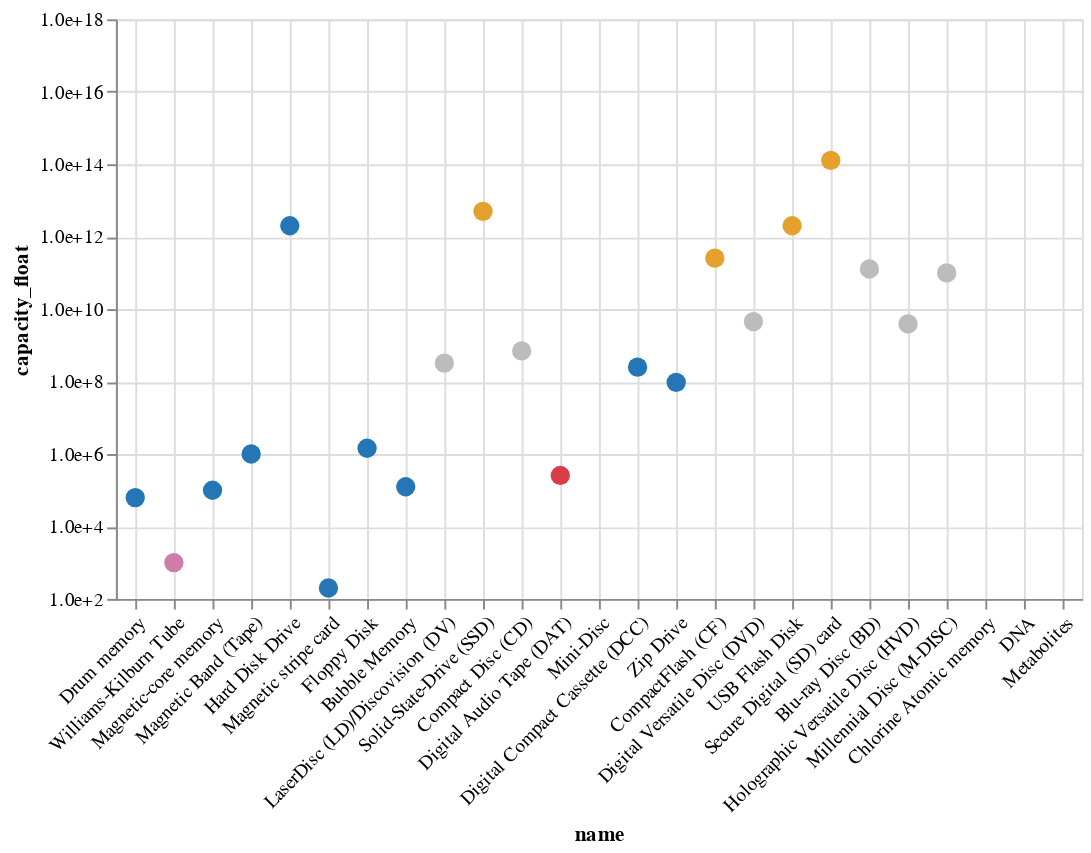

Source (notebook cell):
### Code cell
first_chart_capacity

### Figure 1 — Vega-Lite specification as saved in the notebook (floating-point values rounded to 4 significant figures)
{"config": {"view": {"continuousWidth": 400, "continuousHeight": 300}}, "data": {"name": "data-cd0292dc22a10a4b0a78a1daa22877c6"}, "mark": {"type": "circle", "opacity": 1, "size": 100}, "encoding": {"color": {"type": "nominal", "field": "type", "legend": null, "scale": {"domain": ["magnetic", "cathode ray tube", "optical", "electronic", "electro-mechanical"], "range": ["#2476B6", "#CD7DA9", "#BCBCBC", "#E6A02E", "#D73F47"]}}, "x": {"type": "nominal", "axis": {"grid": true, "labelAngle": -45}, "field": "name", "sort": null}, "y": {"type": "quantitative", "axis": {"format": ".1e"}, "field": "capacity_float", "scale": {"nice": true, "type": "log", "zero": true}}}, "$schema": "https://vega.github.io/schema/vega-lite/v4.8.1.json", "datasets": {"data-cd0292dc22a10a4b0a78a1daa22877c6": [{"year": "1932-01-01T00:00:00", "name": "Drum memory", "type": "magnetic", "usage": "1960s", "capacity": 62500, "lifespan": null, "access": 0.0, "capacity_float": 62500.0}, {"year": "1946-01-01T00:00:00", "name": "Williams-Kilburn Tube", "type": "cathode ray tube", "usage": "1955", "capacity": 1000, "lifespan": null, "access": 1.0, "capacity_float": 1000.0}, {"year": "1949-01-01T00:00:00", "name": "Magnetic-core memory", "type": "magnetic", "usage": "1970s", "capacity": 100000, "lifespan": null, "access": 1.0, "capacity_float": 100000.0}, {"year": "1952-01-01T00:00:00", "name": "Magnetic Band (Tape)", "type": "magnetic", "usage": "today", "capacity": 1000000, "lifespan": null, "access": 0.0, "capacity_float": 1000000.0}, {"year": "1956-01-01T00:00:00", "name": "Hard Disk Drive", "type": "magnetic", "usage": "today", "capacity": 2000000000000, "lifespan": null, "access": 1.0, "capacity_float": 2000000000000.0}, {"year": "1960-01-01T00:00:00", "name": "Magnetic stripe card", "type": "magnetic", "usage": null, "capacity": 200, "lifespan": "3", "access": 0.0, "capacity_float": 200.0}, {"year": "1969-01-01T00:00:00", "name": "Floppy Disk", "type": "magnetic", "usage": "1990s", "capacity": 1440000, "lifespan": "5--30", "access": 1.0, "capacity_float": 1440000.0}, {"year": "1970-01-01T00:00:00", "name": "Bubble Memory", "type": "magnetic", "usage": "1980s", "capacity": 125000, "lifespan": null, "access": 0.0, "capacity_float": 125000.0}, {"year": "1978-01-01T00:00:00", "name": "LaserDisc (LD)/Discovision (DV)", "type": "optical", "usage": "2001", "capacity": 324000000, "lifespan": null, "access": 1.0, "capacity_float": 324000000.0}, {"year": "1979-01-01T00:00:00", "name": "Solid-State-Drive (SSD)", "type": "electronic", "usage": "today", "capacity": 5000000000000, "lifespan": "~10", "access": 1.0, "capacity_float": 5000000000000.0}, {"year": "1981-01-01T00:00:00", "name": "Compact Disc (CD)", "type": "optical", "usage": "today", "capacity": 700000000, "lifespan": "25", "access": 1.0, "capacity_float": 700000000.0}, {"year": "1987-01-01T00:00:00", "name": "Digital Audio Tape (DAT)", "type": "electro-mechanical", "usage": "2005", "capacity": 256000, "lifespan": "30", "access": 0.0, "capacity_float": 256000.0}, {"year": "1991-01-01T00:00:00", "name": "Mini-Disc", "type": "magneto-optical", "usage": "2001", "capacity": 140000000, "lifespan": "30-40", "access": 1.0, "capacity_float": 140000000.0}, {"year": "1992-01-01T00:00:00", "name": "Digital Compact Cassette (DCC)", "type": "magnetic", "usage": "1996", "capacity": 250000000, "lifespan": "30", "access": 0.0, "capacity_float": 250000000.0}, {"year": "1994-01-01T00:00:00", "name": "Zip Drive", "type": "magnetic", "usage": "1990s", "capacity": 95370000, "lifespan": "5-10", "access": 1.0, "capacity_float": 95370000.0}, {"year": "1995-01-01T00:00:00", "name": "CompactFlash (CF)", "type": "electronic", "usage": "today", "capacity": 256000000000, "lifespan": "70-80", "access": 1.0, "capacity_float": 256000000000.0}, {"year": "1995-01-01T00:00:00", "name": "Digital Versatile Disc (DVD)", "type": "optical", "usage": "today", "capacity": 4500000000, "lifespan": "25", "access": 1.0, "capacity_float": 4500000000.0}, {"year": "2000-01-01T00:00:00", "name": "USB Flash Disk", "type": "electronic", "usage": "today", "capacity": 2000000000000, "lifespan": "10", "access": 1.0, "capacity_float": 2000000000000.0}, {"year": "2001-01-01T00:00:00", "name": "Secure Digital (SD) card", "type": "electronic", "usage": "today", "capacity": 128000000000000, "lifespan": "10", "access": 1.0, "capacity_float": 128000000000000.0}, {"year": "2002-01-01T00:00:00", "name": "Blu-ray Disc (BD)", "type": "optical", "usage": "2019", "capacity": 128000000000, "lifespan": "100-150", "access": 1.0, "capacity_float": 128000000000.0}, {"year": "2004-01-01T00:00:00", "name": "Holographic Versatile Disc (HVD)", "type": "optical", "usage": "today", "capacity": 3900000000, "lifespan": "3", "access": 1.0, "capacity_float": 3900000000.0}, {"year": "2009-01-01T00:00:00", "name": "Millennial Disc (M-DISC)", "type": "optical", "usage": "2016", "capacity": 100000000000, "lifespan": "1000", "access": 1.0, "capacity_float": 100000000000.0}, {"year": "2016-01-01T00:00:00", "name": "Chlorine Atomic memory", "type": "atomic", "usage": "today", "capacity": 1000, "lifespan": "U", "access": null, "capacity_float": 1000.0}, {"year": "2019-01-01T00:00:00", "name": "DNA", "type": "molecular", "usage": "today", "capacity": 215000000000000000, "lifespan": "500", "access": 0.0, "capacity_float": 2.15e+17}, {"year": "2020-01-01T00:00:00", "name": "Metabolites", "type": "molecular", "usage": "today", "capacity": 70000, "lifespan": null, "access": 0.0, "capacity_float": 70000.0}]}}
